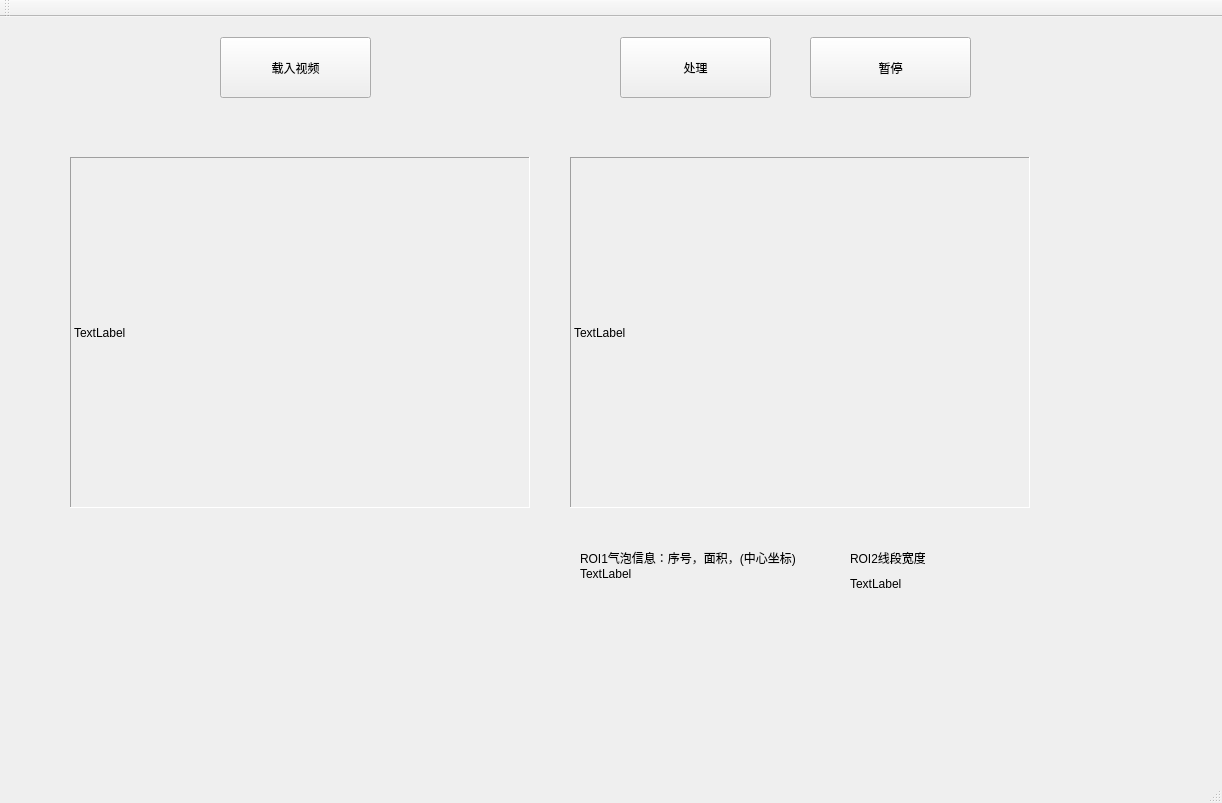
<?xml version="1.0" encoding="UTF-8"?>
<ui version="4.0">
 <class>useruiClass</class>
 <widget class="QMainWindow" name="useruiClass">
  <property name="geometry">
   <rect>
    <x>0</x>
    <y>0</y>
    <width>1222</width>
    <height>803</height>
   </rect>
  </property>
  <property name="windowTitle">
   <string>userui</string>
  </property>
  <widget class="QWidget" name="centralWidget">
   <widget class="QPushButton" name="pushButton_1">
    <property name="geometry">
     <rect>
      <x>220</x>
      <y>20</y>
      <width>151</width>
      <height>61</height>
     </rect>
    </property>
    <property name="text">
     <string>载入视频</string>
    </property>
   </widget>
   <widget class="QPushButton" name="pushButton_2">
    <property name="geometry">
     <rect>
      <x>620</x>
      <y>20</y>
      <width>151</width>
      <height>61</height>
     </rect>
    </property>
    <property name="text">
     <string>处理</string>
    </property>
   </widget>
   <widget class="QLabel" name="label_1">
    <property name="geometry">
     <rect>
      <x>70</x>
      <y>140</y>
      <width>460</width>
      <height>351</height>
     </rect>
    </property>
    <property name="frameShape">
     <enum>QFrame::Panel</enum>
    </property>
    <property name="frameShadow">
     <enum>QFrame::Sunken</enum>
    </property>
    <property name="text">
     <string>TextLabel</string>
    </property>
   </widget>
   <widget class="QLabel" name="label_2">
    <property name="geometry">
     <rect>
      <x>570</x>
      <y>140</y>
      <width>460</width>
      <height>351</height>
     </rect>
    </property>
    <property name="frameShape">
     <enum>QFrame::Panel</enum>
    </property>
    <property name="frameShadow">
     <enum>QFrame::Sunken</enum>
    </property>
    <property name="text">
     <string>TextLabel</string>
    </property>
   </widget>
   <widget class="QPushButton" name="pushButton_3">
    <property name="geometry">
     <rect>
      <x>810</x>
      <y>20</y>
      <width>161</width>
      <height>61</height>
     </rect>
    </property>
    <property name="text">
     <string>暂停</string>
    </property>
   </widget>
   <widget class="QLabel" name="label">
    <property name="geometry">
     <rect>
      <x>580</x>
      <y>550</y>
      <width>231</width>
      <height>181</height>
     </rect>
    </property>
    <property name="text">
     <string>TextLabel</string>
    </property>
    <property name="alignment">
     <set>Qt::AlignLeading|Qt::AlignLeft|Qt::AlignTop</set>
    </property>
    <property name="wordWrap">
     <bool>false</bool>
    </property>
   </widget>
   <widget class="QLabel" name="label_3">
    <property name="geometry">
     <rect>
      <x>580</x>
      <y>530</y>
      <width>221</width>
      <height>21</height>
     </rect>
    </property>
    <property name="text">
     <string>ROI1气泡信息：序号，面积，(中心坐标)</string>
    </property>
   </widget>
   <widget class="QLabel" name="label_4">
    <property name="geometry">
     <rect>
      <x>850</x>
      <y>560</y>
      <width>301</width>
      <height>25</height>
     </rect>
    </property>
    <property name="text">
     <string>TextLabel</string>
    </property>
    <property name="alignment">
     <set>Qt::AlignLeading|Qt::AlignLeft|Qt::AlignTop</set>
    </property>
   </widget>
   <widget class="QLabel" name="label_5">
    <property name="geometry">
     <rect>
      <x>850</x>
      <y>530</y>
      <width>75</width>
      <height>21</height>
     </rect>
    </property>
    <property name="text">
     <string>ROI2线段宽度</string>
    </property>
   </widget>
  </widget>
  <widget class="QMenuBar" name="menuBar">
   <property name="geometry">
    <rect>
     <x>0</x>
     <y>0</y>
     <width>1222</width>
     <height>23</height>
    </rect>
   </property>
  </widget>
  <widget class="QToolBar" name="mainToolBar">
   <attribute name="toolBarArea">
    <enum>TopToolBarArea</enum>
   </attribute>
   <attribute name="toolBarBreak">
    <bool>false</bool>
   </attribute>
  </widget>
  <widget class="QStatusBar" name="statusBar"/>
 </widget>
 <layoutdefault spacing="6" margin="11"/>
 <resources>
  <include location="userui.qrc"/>
 </resources>
 <connections/>
</ui>
